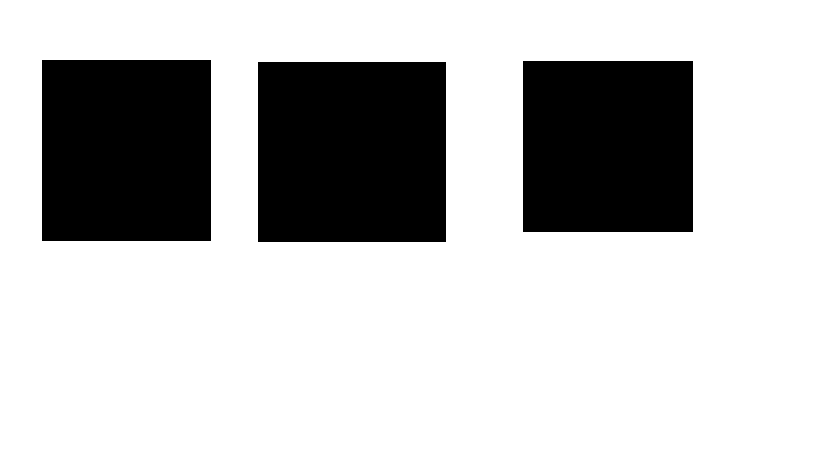
#> input picture Black Squares.png, 819 x 460 px
$ python Contours_intro.py   (older library calls are emulated)
#> lines starting #> are read from the running program, lines starting #| are printed output that depends on the picture; after the words box and inside, x2 and y2 are one past the last pixel; in counts of white or black regions, pixels touching at a corner belong together
import cv2
import numpy as np

image = cv2.imread("Black Squares.png")
#> image is the input picture: shape (460, 819, 3); 75.2% white; 3 black regions, box (x1, y1, x2, y2) and area: (258, 62, 446, 242) 33840, (42, 60, 211, 241) 30589, (523, 61, 693, 232) 29070

cv2.imshow("Original Image", image)
cv2.waitKey(0)

gray = cv2.cvtColor(image, cv2.COLOR_BGR2GRAY)

# cv2.imshow("Grayscale image", gray)

# since contours require gray scale image we converted the image to gray scale image

edged = cv2.Canny(gray, 30, 200)
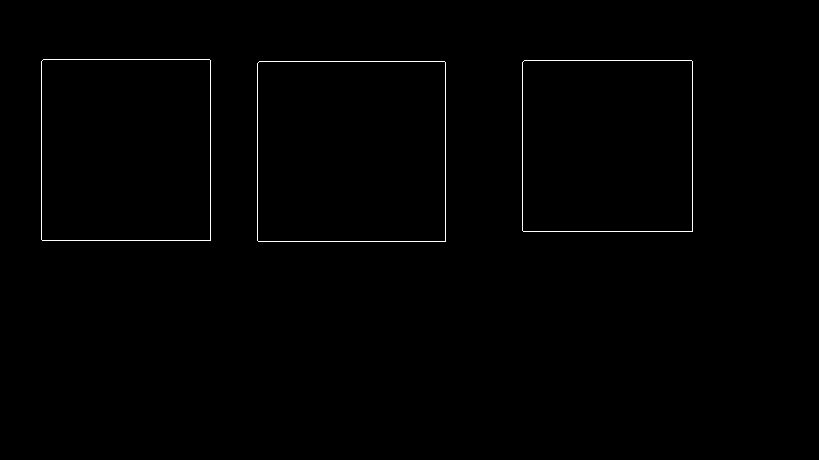
#> edged: shape (460, 819); 0.56% white in thin lines or dots, all inside (x1, y1, x2, y2) = (41, 59, 693, 242)
cv2.imshow("Canny Edges after contouring", edged)

(hierarchy, cnts, _) = cv2.findContours(edged.copy(), cv2.RETR_EXTERNAL, cv2.CHAIN_APPROX_NONE)
#> cnts = 3 contours; box (x1, y1, x2, y2) and area: (257, 61, 446, 242) 33837, (41, 59, 211, 241) 30586, (522, 60, 693, 232) 29067

print("Number of contours found: " + str(len(cnts)))
#| Number of contours found: 3

cv2.drawContours(image, cnts, -1, (0, 255, 0), 3)
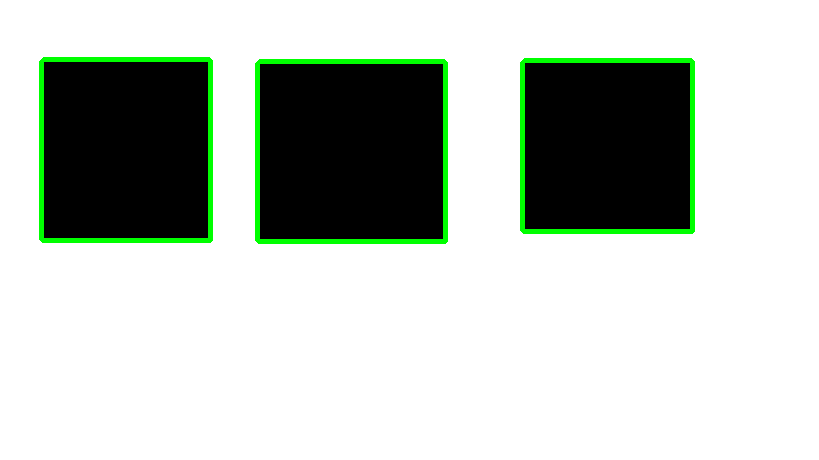
#> image: shape (460, 819, 3); 2.79% of pixels changed, all inside (x1, y1, x2, y2) = (39, 57, 695, 244)
cv2.imshow("After applying contours", image)

cv2.waitKey(0)
cv2.destroyAllWindows()

$ run again, with 5Shapes.png copied over Black Squares.png
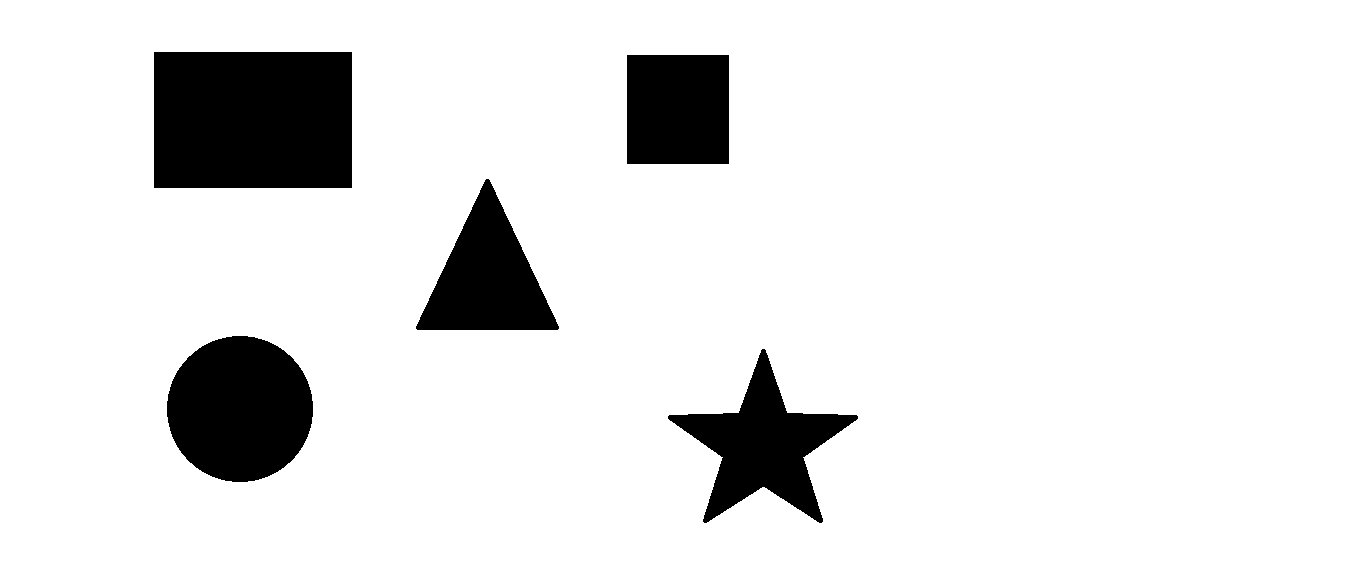
#> input picture 5Shapes.png, 1360 x 571 px
#> image is the input picture: shape (571, 1360, 3); 89.9% white; 5 black regions, box (x1, y1, x2, y2) and area: (154, 52, 352, 188) 26928, (167, 336, 313, 482) 16727, (668, 349, 858, 523) 12420, (416, 179, 559, 330) 11252, (627, 55, 729, 164) 11118
#> `edged = cv2.Canny(gray, 30, 200)`:
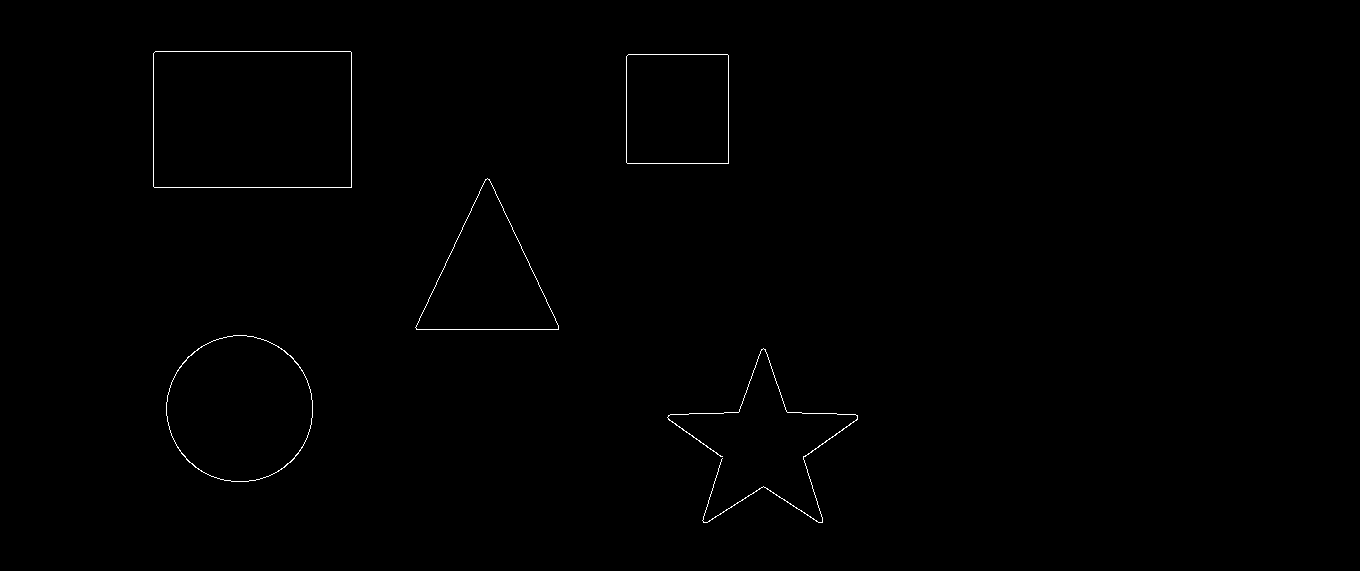
#> edged: shape (571, 1360); 0.35% white in thin lines or dots, all inside (x1, y1, x2, y2) = (153, 51, 858, 523)
#> cnts = 5 contours; box (x1, y1, x2, y2) and area: (153, 51, 352, 188) 26925, (166, 335, 313, 482) 16754, (415, 178, 559, 330) 11180, (626, 54, 729, 164) 11115, (667, 348, 858, 523) 80
#| Number of contours found: 5
#> `cv2.drawContours(image, cnts, -1, (0, 255, 0), 3)`:
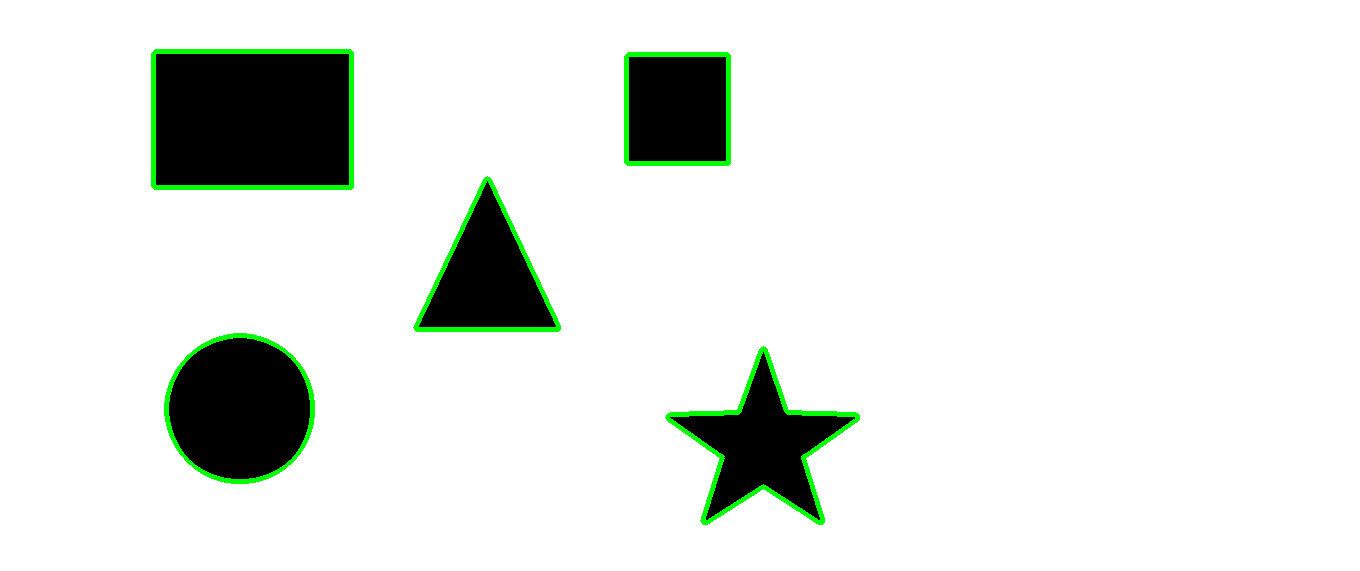
#> image: shape (571, 1360, 3); 1.67% of pixels changed, all inside (x1, y1, x2, y2) = (151, 49, 860, 525)

$ run again, with Hole.png copied over Black Squares.png
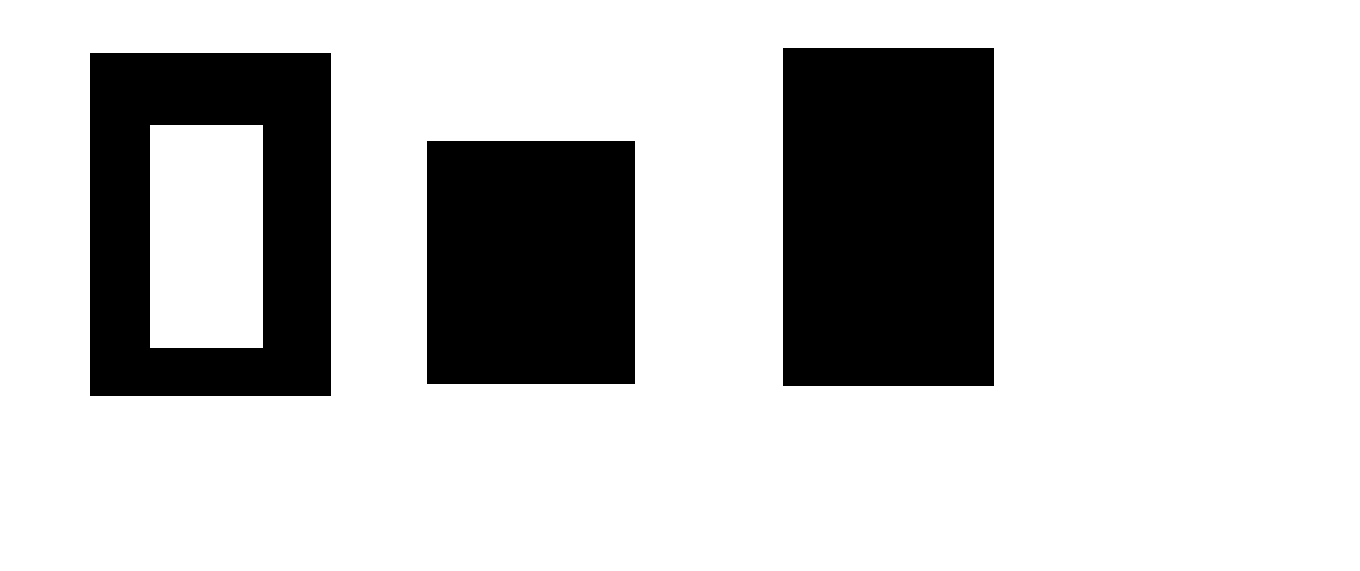
#> input picture Hole.png, 1360 x 571 px
#> image is the input picture: shape (571, 1360, 3); 76.9% white; 3 black regions, box (x1, y1, x2, y2) and area: (783, 48, 994, 386) 71318, (90, 53, 331, 396) 57464, (427, 141, 635, 384) 50544
#> `edged = cv2.Canny(gray, 30, 200)`:
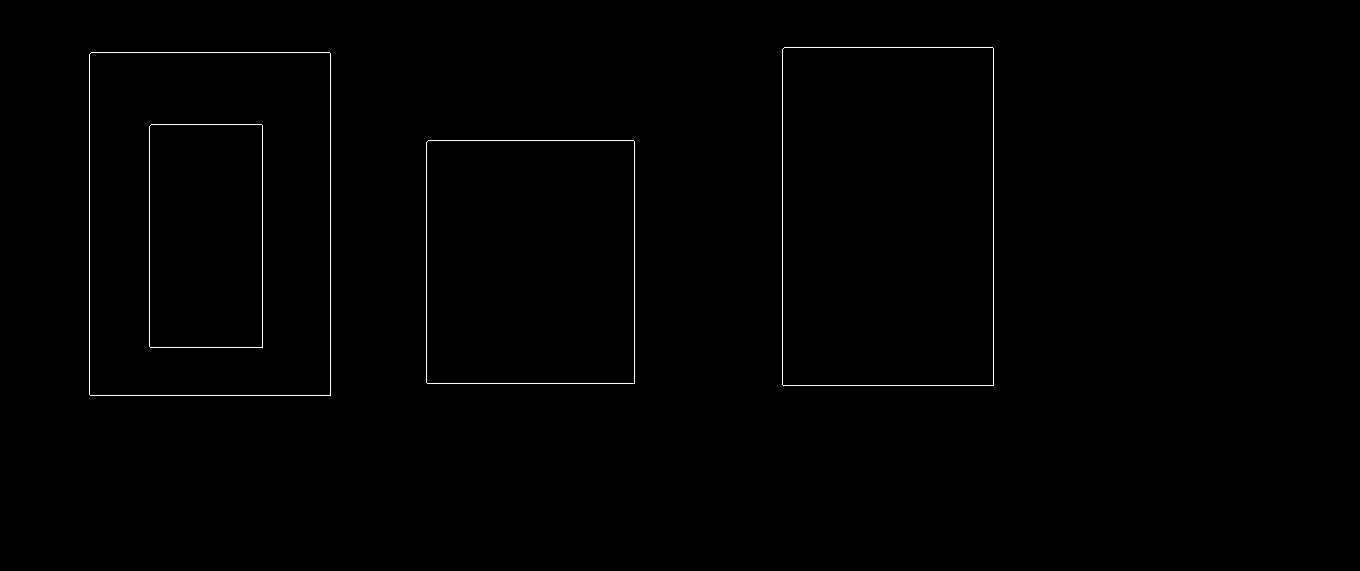
#> edged: shape (571, 1360); 0.49% white in thin lines or dots, all inside (x1, y1, x2, y2) = (89, 47, 994, 396)
#> cnts = 3 contours; box (x1, y1, x2, y2) and area: (89, 52, 331, 396) 82660, (782, 47, 994, 386) 71315, (426, 140, 635, 384) 50541
#| Number of contours found: 3
#> `cv2.drawContours(image, cnts, -1, (0, 255, 0), 3)`:
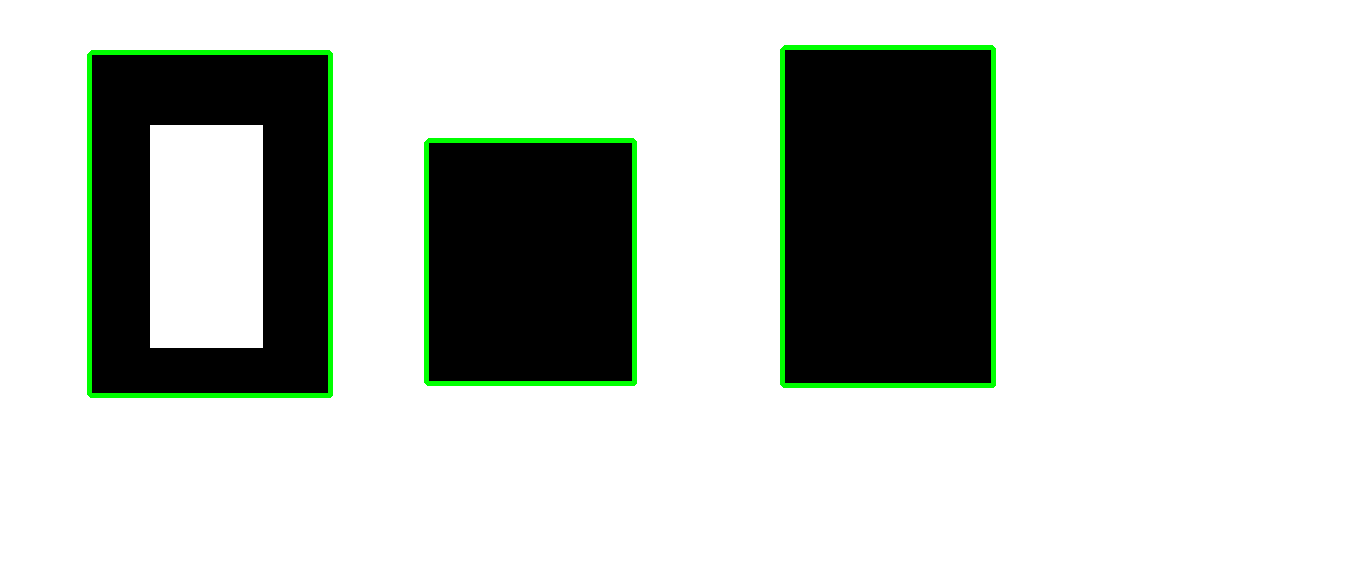
#> image: shape (571, 1360, 3); 2.03% of pixels changed, all inside (x1, y1, x2, y2) = (87, 45, 996, 398)
